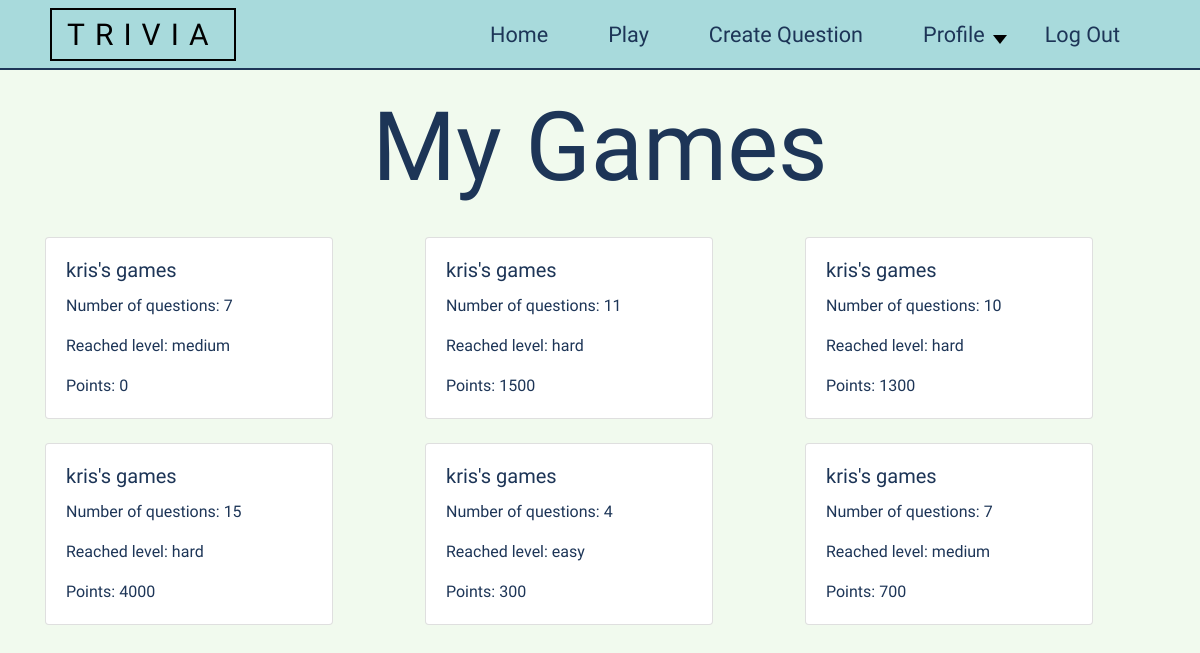
Page /games/mine/ (signed in) on the earlier database version.
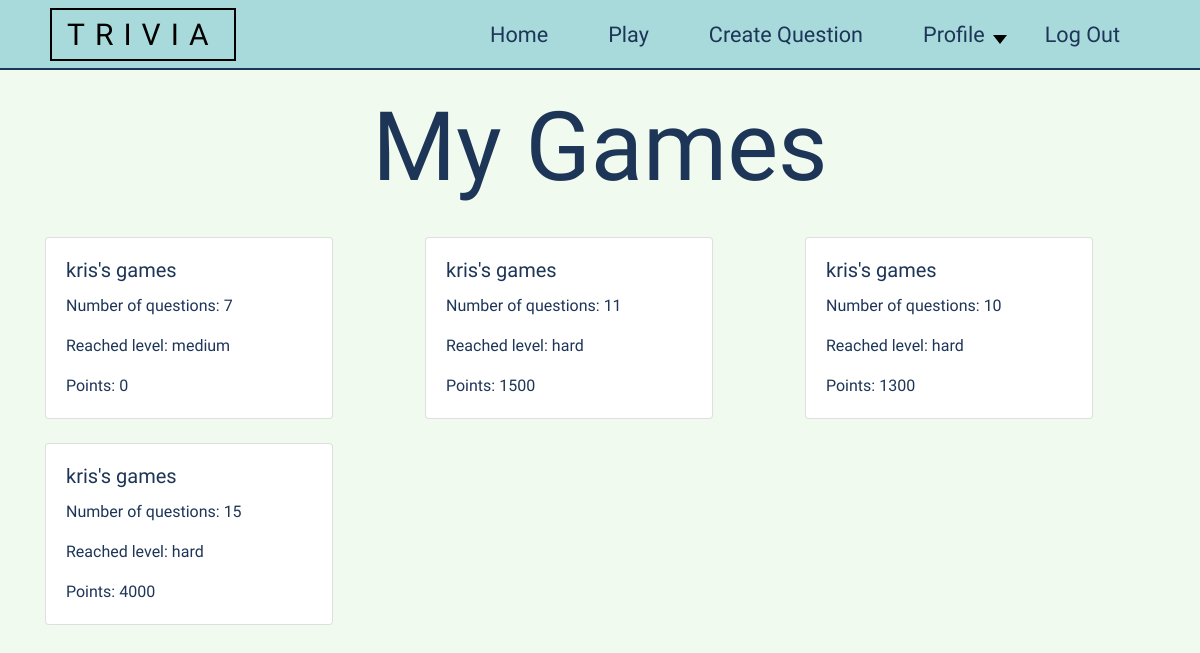
Same page on the later database version.
### games/models.py (models this page shows, shortened)
class PlayedGames(models.Model):
    player = models.ForeignKey(User, on_delete=models.CASCADE)
    number_of_questions = models.PositiveIntegerField(validators=[MinValueValidator(0), MaxValueValidator(15)], default=0)
    last_level = models.ForeignKey(Level, on_delete=models.CASCADE, blank=False)
    points = models.PositiveIntegerField(default=0)

### questions/models.py (models this page shows)
class Level(models.Model):
    name = models.CharField(max_length=30)
    points = models.PositiveIntegerField(validators=[MinValueValidator(10)])
    def __str__(self):
        return f"{self.name}"

### games/views.py (the view)
# urls.py: path('mine/', views.UserGamesList.as_view(), name='my-games'),
class UserGamesList(LoginRequiredMixin, generic.ListView):
    model = PlayedGames
    template_name = 'my_games_list.html'
    context_object_name = 'games'
    def get_queryset(self):
        player_id = int(self.request.user.id)
        try:
            player = User.objects.all().filter(pk=player_id)[0]
            games = PlayedGames.objects.all().filter(player=player)
            return games
        except:
            return []

### games/templates/my_games_list.html
{% extends 'index.html' %}
{% block 'body' %}
<div class="row" style="z-index: 0;">
    <h1 style="font-size: 8vw; width: 50%; margin-left: 25%; text-align: center;">My Games</h1>
    {% for g in games %}
    <div class="col-lg-4">
        <div class="card" style="width: 18rem; margin-top: 2vw">
            <div class="card-body">
                <h5 class="card-title">{{g.player.username}}'s games</h5>
                <p class="card-text">Number of questions: {{g.number_of_questions}}</p>
                <p class="card-text">Reached level: {{g.last_level}}</p>
                <p class="card-text">Points: {{g.points}}</p>
            </div>
        </div>
    </div>
    {% endfor %}
</div>
{% endblock %}

Differences in the rows shown:
removed PlayedGames: player.username "kris", number_of_questions "4", last_level "easy", points "300"
removed PlayedGames: player.username "kris", number_of_questions "7", last_level "medium", points "700"
